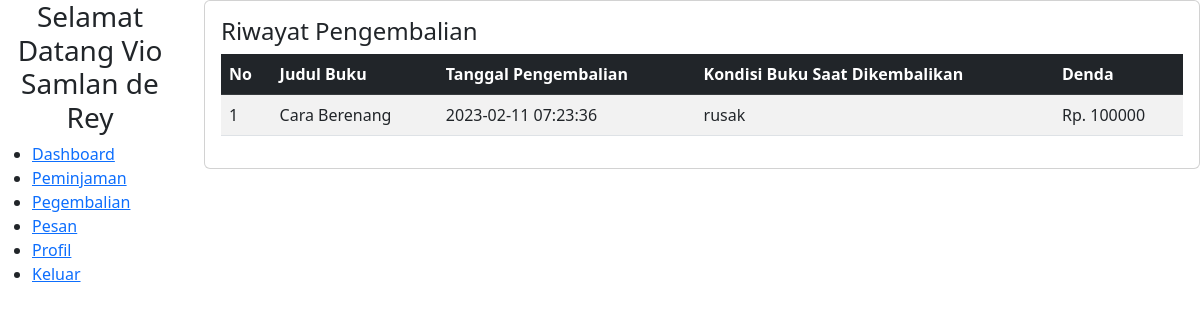
Screenshot of /user/pengembalian.php (signed in) with the database file from the repository.
### tables this page shows
CREATE TABLE `user` (
  `id` int(11) NOT NULL,
  `kode` varchar(100) NOT NULL,
  `nis` char(50) DEFAULT NULL,
  `fullname` varchar(50) NOT NULL,
  `username` varchar(100) NOT NULL,
  `password` text NOT NULL,
  `kelas` varchar(50) DEFAULT NULL,
  `alamat` text DEFAULT NULL,
  `verif` varchar(100) NOT NULL DEFAULT 'akun terverifikasi',
  `role` enum('admin','user') NOT NULL,
  `foto` text DEFAULT NULL,
  `join_date` datetime NOT NULL,
  `terakhir_login` datetime NOT NULL
);

CREATE TABLE `peminjaman` (
  `id` int(11) NOT NULL,
  `id_user` int(11) NOT NULL,
  `id_buku` int(11) NOT NULL,
  `tanggal_peminjaman` datetime NOT NULL,
  `tanggal_pengembalian` datetime DEFAULT NULL,
  `kondisi_buku_saat_dipinjam` enum('baik','rusak') NOT NULL,
  `kondisi_buku_saat_dikembalikan` enum('baik','rusak') DEFAULT NULL,
  `denda` decimal(10,0) NOT NULL
);

CREATE TABLE `buku` (
  `id` int(11) NOT NULL,
  `judul` varchar(100) NOT NULL,
  `id_kategori` int(11) NOT NULL,
  `id_penerbit` int(11) NOT NULL,
  `tahun_terbit` year(4) NOT NULL,
  `isbn` char(20) NOT NULL,
  `j_buku_baik` int(100) NOT NULL,
  `j_buku_rusak` int(100) NOT NULL,
  `pengarang` varchar(100) NOT NULL
);

### class/Database.php (called while the page is built, shortened)
<?php
class Database{
    private $server = "localhost";
    private $username = "root";
    private $password = "";
    private $database = "db_perpus";
    public function __construct(){
        $this->db = mysqli_connect($this->server, $this->username, $this->password, $this->database);
    }
}
?>

### class/User.php (called while the page is built, shortened)
<?php
include_once("Database.php");
class User extends Database
{
    public function find($id)
    {
        $sql = "SELECT * from user where id='$id'";
        return $this->db->query($sql)->fetch_assoc();
    }
}

### class/Peminjaman.php (called while the page is built, shortened)
<?php
include_once("Database.php");
class Peminjaman extends Database
{
    public function findKembali($id)
    {
        $sql = "SELECT buku.judul as judul, peminjaman.tanggal_pengembalian, peminjaman.kondisi_buku_saat_dikembalikan, peminjaman.denda  from peminjaman, buku where peminjaman.id_buku = buku.id and peminjaman.id_user= $id and tanggal_pengembalian is not null";
        return $this->db->query($sql)->fetch_all(MYSQLI_ASSOC);
    }
}

### user/pengembalian.php (the view, shortened to what this page needs)
<?php
include_once("../class/User.php");
include_once("../class/Peminjaman.php");
$user = new User;
$data_user = $user->find($_SESSION["id"]);
$pengembalian = new Peminjaman;
$data_pengembalian = $pengembalian->findKembali($_SESSION["id"]);
?>
<!DOCTYPE html>
<html lang="en">
<head>
    <?php include("../partials/t_script_js.php") ?>
</head>
<body>
    <div class="row">
        <div class="col-2">
            <?php include("../partials/sidebar_user.php") ?>
        </div>
        <div class="col">
            <div class="card">
                <div class="card-body">
                    <h4>Riwayat Pengembalian</h4>
                    <div class="table">
                        <table class="table table-striped" id="jquery-tab">
                            <thead>
                                <tr class="table-dark">
                                    <th>No</th>
                                    <th>Judul Buku</th>
                                    <th>Tanggal Pengembalian</th>
                                    <th>Kondisi Buku Saat Dikembalikan</th>
                                    <th>Denda</th>
                                </tr>
                            </thead>
                            <tbody>
                                <?php foreach ($data_pengembalian as $key => $p) : ?>
                                    <tr>
                                        <td><?= $key + 1 ?></td>
                                        <td><?= $p["judul"] ?></td>
                                        <td><?= $p["tanggal_pengembalian"] ?></td>
                                        <td><?= $p["kondisi_buku_saat_dikembalikan"] ?></td>
                                        <td>Rp. <?= $p["denda"] ?></td>
                                    </tr>
                                <?php endforeach ?>
                            </tbody>
                        </table>
                    </div>
                </div>
            </div>
        </div>
    </div>
</body>
</html>

### partials/sidebar_user.php
<div class="sidebar">
    <h3 class="text-center">Selamat Datang <?= $data_user["fullname"] ?></h3>
    <ul>
        <li><a href="http://localhost/perpus/user/index.php">Dashboard</a></li>
        <li><a href="http://localhost/perpus/user/peminjaman.php">Peminjaman</a></li>
        <li><a href="http://localhost/perpus/user/pengembalian.php">Pegembalian</a></li>
        <li><a href="http://localhost/perpus/user/pesan.php">Pesan</a></li>
        <li><a href="http://localhost/perpus/user/profil.php">Profil</a></li>
        <li><a href="../logout.php">Keluar</a></li>
    </ul>
</div>

### rows the page displays
user: fullname "Vio Samlan de Rey"
peminjaman: id_buku.judul "Cara Berenang", tanggal_pengembalian "2023-02-11 07:23:36", kondisi_buku_saat_dikembalikan "rusak", denda "100000"
